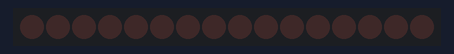
This sketch was run on a simulated Arduino Uno, built with avr-gcc and run on an emulated ATmega328P. On the bench: 16 shift-register outputs drawn as a row of LEDs (first output left, lit = HIGH). Wiring (inferred from the names in the program): 2 × shift register (74HC595): data pin 2; shift clock pin 0; latch pin 1. Wiring (inferred from the signals the program sends): row of LEDs: on Q0, Q1, Q2, Q3, Q4, Q5, Q6, Q7, Q8, Q9, Q10, Q11, Q12, Q13, Q14, Q15.

Above: at 0.2 s.
At 1.7 s:
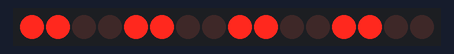
At 3.2 s:
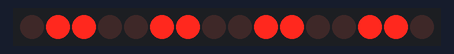
At 6.7 s:
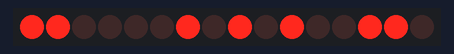
At 9.7 s:
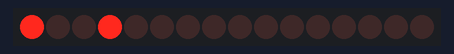
At 13.2 s:
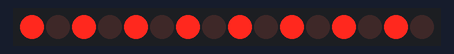
Timing chart, 0 to 13.7 s (numbered marks = the images above):
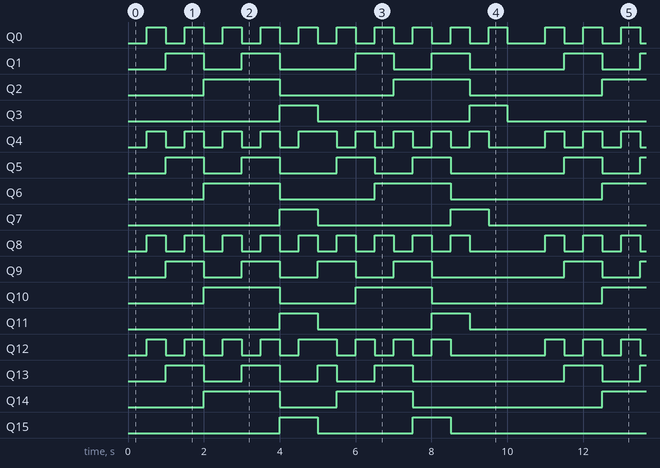

The sketch:

arduino_example.ino
```cpp
int SRCLK_Pin = 0; // SRCLK
int RCLK_Pin = 1; // RCLK
int SER_Pin = 2; // SER


#define shift_registers 2
#define numOfRegisterPins shift_registers * 8

boolean registers[numOfRegisterPins];

// K155ID1      // 74HC595
// D C B A      A B C D
// 0 0 0 0  0   0 0 0 0
// 0 0 0 1  1   1 0 0 0
// 0 0 1 0  2   0 1 0 0
// 0 0 1 1  3   1 1 0 0
// 0 1 0 0  4   0 0 1 0
// 0 1 0 1  5   1 0 1 0
// 0 1 1 0  6   0 1 1 0
// 0 1 1 1  7   1 1 1 0
// 1 0 0 0  8   0 0 0 1
// 1 0 0 1  9   1 0 0 1

byte leds = 0;

boolean digits[10][16] = {
0,0,0,0, 0,0,0,0, 0,0,0,0, 0,0,0,0, // 0
1,0,0,0, 1,0,0,0, 1,0,0,0, 1,0,0,0, // 1
0,1,0,0, 0,1,0,0, 0,1,0,0, 0,1,0,0, // 2
1,1,0,0, 1,1,0,0, 1,1,0,0, 1,1,0,0, // 3
0,0,1,0, 0,0,1,0, 0,0,1,0, 0,0,1,0, // 4
1,0,1,0, 1,0,1,0, 1,0,1,0, 1,0,1,0, // 5
0,1,1,0, 0,1,1,0, 0,1,1,0, 0,1,1,0, // 6
1,1,1,0, 1,1,1,0, 1,1,1,0, 1,1,1,0, // 7
0,0,0,1, 0,0,0,1, 0,0,0,1, 0,0,0,1, // 8
1,0,0,1, 1,0,0,1, 1,0,0,1, 1,0,0,1, // 9
};

boolean banner[11][16] = {
0,0,0,0, 1,0,0,0, 0,1,0,0, 1,1,0,0,
1,0,0,0, 0,1,0,0, 1,1,0,0, 0,0,1,0,
0,1,0,0, 1,1,0,0, 0,0,1,0, 1,0,1,0,
1,1,0,0, 0,0,1,0, 1,0,1,0, 0,1,1,0,
0,0,1,0, 1,0,1,0, 0,1,1,0, 1,1,1,0,
1,0,1,0, 0,1,1,0, 1,1,1,0, 0,0,0,1,
0,1,1,0, 1,1,1,0, 0,0,0,1, 1,0,0,1,
1,1,1,0, 0,0,0,1, 1,0,0,1, 0,0,0,0,
0,0,0,1, 1,0,0,1, 0,0,0,0, 0,0,0,0,
1,0,0,1, 0,0,0,0, 0,0,0,0, 0,0,0,0,
0,0,0,0, 0,0,0,0, 0,0,0,0, 0,0,0,0,
};

void setup()
{
  pinMode(SER_Pin, OUTPUT);
  pinMode(RCLK_Pin, OUTPUT);
  pinMode(SRCLK_Pin, OUTPUT);
}


//set all register pins to LOW
void clearRegisters(){
  for(int i = numOfRegisterPins - 1; i >=  0; i--)
  {
     registers[i] = LOW;
  }
}

//Set and display registers
void writeRegisters(){

  digitalWrite(RCLK_Pin, LOW);

  for(int i = numOfRegisterPins - 1; i >=  0; i--)
  {
    digitalWrite(SRCLK_Pin, LOW);
    bool val = registers[i];
    digitalWrite(SER_Pin, val);
    digitalWrite(SRCLK_Pin, HIGH);
  }
  digitalWrite(RCLK_Pin, HIGH);
}

//set an individual pin HIGH or LOW
void setRegisterPin(int index, int value)
{
  registers[index] = value;
}


void loop()
{

  for (int d=0; d<10; d++)
  {
    for (int i=15; i>=0; i--)
    {
      if (digits[d][i] == 1) {
        setRegisterPin(i, HIGH);
      } else {
        setRegisterPin(i, LOW);
      }
    }
    writeRegisters();
    delay (500);
  }

  for (int d=0; d<11; d++)
  {
    for (int i=15; i>=0; i--)
    {
      if (banner[d][i] == 1) {
        setRegisterPin(i, HIGH);
      } else {
        setRegisterPin(i, LOW);
      }
    }
    writeRegisters();
    delay (500);
  }

}
```

Measured:
- by itself, Q0: repeats every 10.5 s: 9 × (LOW 0.50 s, HIGH 0.50 s), LOW 1.0 s, HIGH 0.50 s
- by itself, Q1: repeats every 10.5 s: LOW 1.0 s, HIGH 1.0 s, LOW 2.0 s, HIGH 1.0 s, LOW 1.0 s, HIGH 1.0 s, LOW 2.5 s, HIGH 1.0 s
- by itself, Q2: repeats every 10.5 s: LOW 3.0 s, HIGH 2.0 s, LOW 3.5 s, HIGH 2.0 s
- by itself, Q3: alternates HIGH for 1.0 s and LOW for 4.3 s
- by itself, Q4: repeats every 10.5 s: 3 × (LOW 0.50 s, HIGH 0.50 s), LOW 0.50 s, HIGH 1.0 s, 4 × (LOW 0.50 s, HIGH 0.50 s), LOW 1.5 s, HIGH 0.50 s
- by itself, Q5: repeats every 10.5 s: LOW 1.0 s, HIGH 1.0 s, LOW 1.5 s, HIGH 1.0 s, LOW 1.0 s, HIGH 1.0 s, LOW 3.0 s, HIGH 1.0 s
- by itself, Q6: repeats every 10.5 s: LOW 2.5 s, HIGH 2.0 s, LOW 4.0 s, HIGH 2.0 s
- by itself, Q7: repeats every 10.5 s: LOW 3.5 s, HIGH 1.0 s, LOW 5.0 s, HIGH 1.0 s
